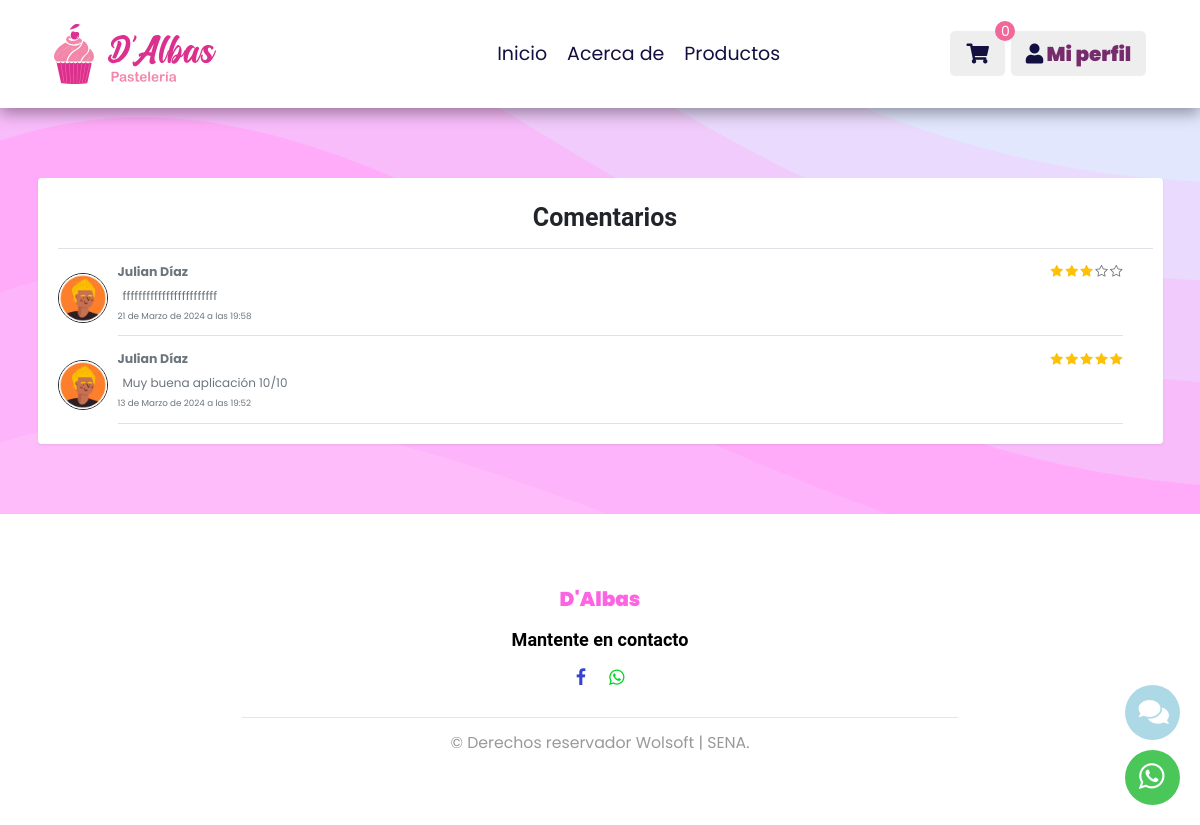
The app's page /mostrarComentariosCliente/ (signed in) with its own data.
### app_DAlbas/models.py (models this page shows, shortened)
class Comentarios(models.Model):
    contenidoComentario = models.TextField(db_comment="Contenido del comentario")
    usuarioComentario = models.ForeignKey(settings.AUTH_USER_MODEL,related_name="comentario_usuario",default=None,on_delete=models.PROTECT,db_comment="FK del usuario que escribe el comentario")
    fechaHoraCreacion  = models.DateTimeField(auto_now_add=True,db_comment="Fecha y hora del registro")
    fechaHoraActualizacion = models.DateTimeField(auto_now=True,db_comment="Fecha y hora última actualización")
    puntajeComentario = models.IntegerField(default=0,
                validators=[
                    MaxValueValidator(5),
                    MinValueValidator(0),
                ],db_comment="Puntaje de 1 a 5")

class User(AbstractUser):
    fotoUsuario = models.ImageField(upload_to=f"usuarios/",null=True,blank=True,db_comment="Foto del Usuario")
    tipoUsuario = models.CharField(max_length=15,choices=TIPO_USUARIOS,db_comment="Nombre del Tipo de usuario")
    estadoUsuario = models.CharField(max_length=10,choices=ESTADOS_USUARIOS,default='Activo',db_comment="Estado de los usuarios, deben estar activos para poder ingresar")
    fechaHoraCreacion  = models.DateTimeField(auto_now_add=True,db_comment="Fecha y hora del registro")
    fechaHoraActualizacion = models.DateTimeField(auto_now=True,db_comment="Fecha y hora última actualización")

### app_DAlbas/views.py (the view)
# urls.py: path('mostrarComentariosCliente/',views.mostrarComentariosCliente),
def mostrarComentariosCliente(request):
    if request.user.is_authenticated:
        if request.user.groups.filter(name='Cliente').exists():
            comentarios = Comentarios.objects.all().order_by('-fechaHoraCreacion')
            paginator = Paginator(comentarios, 10)
            page_number = request.GET.get('page')
            page_obj = paginator.get_page(page_number)
            context = {
                'page_obj': page_obj
            }
            return render(request, 'cliente/verComentarios.html', context)
        else:
            retorno = {"mensaje": "No tienes permiso para ingresar a esta vista"}
    else:
        retorno = {"mensaje": "Debe ingresar con sus credenciales"}
    return render(request, "login.html", retorno)

### app_DAlbas/Carrito.py (called while the page is built)
    def obtener_cantidad_total(self):
        total_cantidad = 0
        for producto_id, item in self.carrito.items():
            total_cantidad += item['cantidad']
        return total_cantidad

### app_DAlbas/context_processor.py (called while the page is built, shortened)
def totalCarrito(request):
    total = 0
    return {"total_carrito": total}

def cantidad_productos_carrito(request):
    carrito = Carrito(request)
    cantidad_productos = carrito.obtener_cantidad_total()
    return {'cantidad_productos_carrito': cantidad_productos}

### app_DAlbas/templates/cliente/verComentarios.html (shortened to what this page needs)
{% extends "index.html" %}
{% block encabezado %}
{% include "cliente/encabezado.html" %}
{% endblock %}
{% block contenido %}
{% load static %}
<br><br>
<main class="container-lg pt-5 pb-5">
    <div class="my-3 p-3 bg-body rounded shadow-sm">
        <h6 class="border-bottom pb-4 mb-0 mt-4 text-center display-6 ms-3 fw-bold">Comentarios</h6>
        {% for comentario in page_obj %}
        <div class="d-flex text-muted pt-3 ms-3 me-5 align-items-start">
            {% if comentario.usuarioComentario %}
            <div class="text-center me-3 align-self-center">
                <img src="{{ comentario.usuarioComentario.fotoUsuario.url }}" alt="Foto de usuario" width="50" height="50"
                    class="rounded-circle border border-dark">
            </div>
            <div class="pb-3 mb-0 small lh-lg border-bottom flex-grow-1">
                <div class="d-flex justify-content-between">
                    <strong class="text-gray-dark me-4 fs-5">{{ comentario.usuarioComentario.first_name }} {{ comentario.usuarioComentario.last_name }}</strong>
                    <div class="star-rating">
                        {% for star in "*****" %}
                        {% if forloop.counter <= comentario.puntajeComentario %}
                        <span class="bi bi-star-fill fs-5 text-warning"></span>
                        {% else %}
                        <span class="bi bi-star fs-5"></span>
                        {% endif %}
                        {% endfor %}
                    </div>
                </div>
                <span class="d-block ms-2" style="font-size: 12px; padding-right: 10px;">{{ comentario.contenidoComentario }}</span>
                <span>{{ comentario.fechaHoraCreacion }}</span>
            </div>
            {% else %}
            <p>No se encontró información de usuario para este comentario.</p>
            {% endif %}
        </div>
        {% endfor %}
    </div>
</main>
<br><br>
{% endblock %}
{% block footer %}
{% include "cliente/footer.html" %}
{% endblock %}

### app_DAlbas/static/css/style.css (style rules this page uses)
:root { --orange: #F26699; --black: #130f40; --light-color: #762b6c; --with: #F2F2F2; --pink-pastel: #F285AD; --pink: #D9145C; --box-shadow: 0 .5rem 1.5rem rgba(0, 0, 0, 0.384); --border: .2rem solid rgba(0, 0, 0, .1); --outline: .1rem solid rgba(0, 0, 0, .1); --outline-hover: .2rem solid var(--light-color); }
* { font-family: 'Poppins', sans-serif; margin: 0; padding: 0; box-sizing: border-box; outline: none; border: none; text-decoration: none; transition: all .2s linear; }
html { font-size: 62.5%; overflow-x: hidden; scroll-behavior: smooth; scroll-padding-top: 7rem; }
body { background-color: #FCD3FF; background-attachment: fixed; background-size: cover; }
.d-flex { display: flex !important; }
.align-items-start { align-items: flex-start !important; }
h1, h2, h3, h4, h5, h6, .h1, .h2, .h3, .h4, .h5, .h6 { font-family: "Roboto", -apple-system, BlinkMacSystemFont, "Segoe UI", Roboto, "Helvetica Neue", Arial, "Noto Sans", sans-serif, "Apple Color Emoji", "Segoe UI Emoji", "Segoe UI Symbol", "Noto Color Emoji"; }

### records on screen
Comentarios: usuarioComentario.fotoUsuario (picture), usuarioComentario.first_name "Julian", usuarioComentario.last_name "Díaz", puntajeComentario 3 (drawn), contenidoComentario "ffffffffffffffffffffffff", fechaHoraCreacion "21 de Marzo de 2024 a las 19:58"
Comentarios: usuarioComentario.fotoUsuario (picture), usuarioComentario.first_name "Julian", usuarioComentario.last_name "Díaz", puntajeComentario 5 (drawn), contenidoComentario "Muy buena aplicación 10/10", fechaHoraCreacion "13 de Marzo de 2024 a las 19:52"

### other values on screen
{{ cantidad_productos_carrito }} "0"
